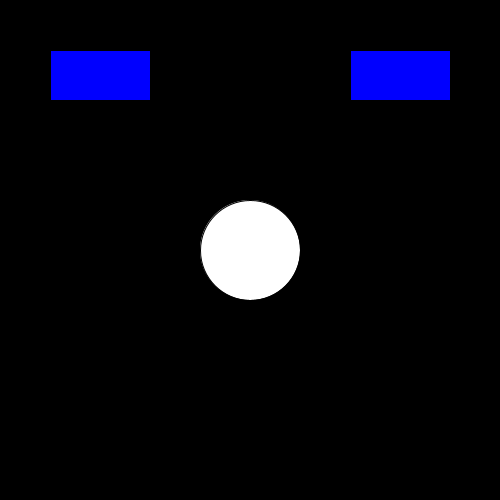
Frame 1 (no input)
Frame 60 (the mouse pressed at the canvas centre just before this capture): identical to frame 1, image omitted
Frame 120 (the mouse held since frame 60 and released just before this capture): identical to frame 1, image omitted

The Processing sketch that drew this single still picture (run headless with seeded random() and noise(); from frame 60 on, the mouse is pressed at the canvas centre):

// Processing sketch: funcionBotones
// ── funcionBotones.pde
color relleno = color(255);
void setup() {
  size(500, 500);
}
void draw() {
  background(0);
  fill(0, 0, 255);
  rect(50, 50, 100, 50);
  rect(width-150, 50, 100, 50);
  fill(relleno);
  ellipse(width/2, height/2, 100, 100);
}
void mousePressed() {
  if (botonPressed(mouseX, mouseY, 50, 50, 100, 50)) { // boton izquierdo
    relleno = color(255, 0, 0);
  }
  if (botonPressed(mouseX, mouseY, width-150, 50, 100, 50)) { // boton derecho
    relleno = color(0, 255, 0);
  }
}

boolean botonPressed(int mx, int my, int px, int py, int ancho, int alto) {// mouse, ubicacion y tamaño
  boolean presionado = mx>px && mx<px+ancho && my>py&&my<py+alto == true;
  return presionado;
}
